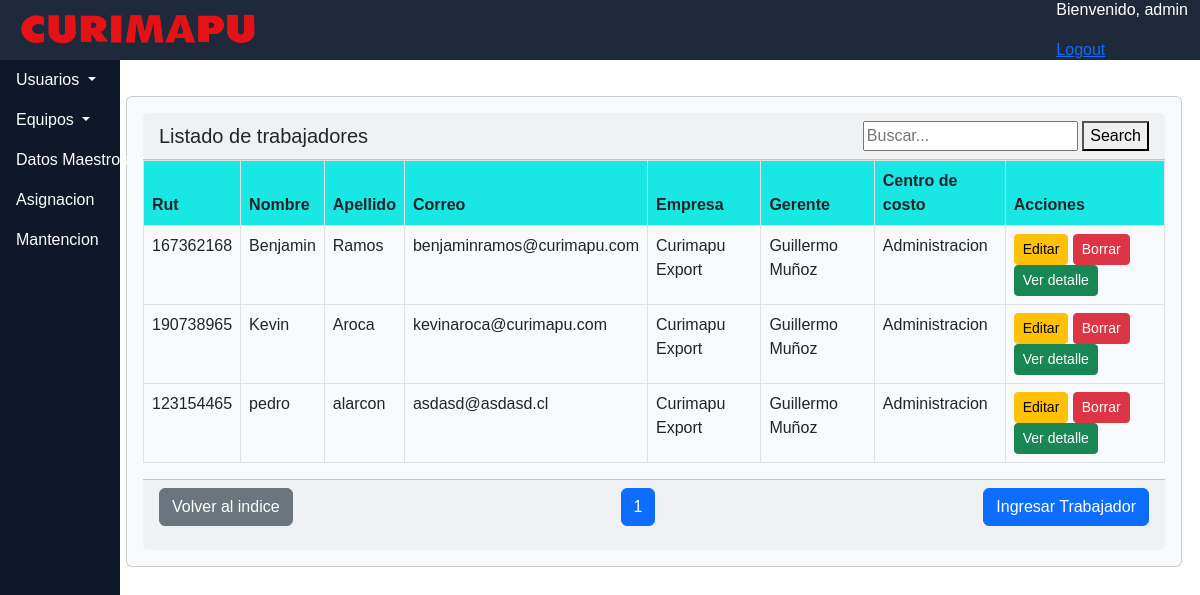
Page /dashboard/panel_usuarios.html (signed in) on the committed database.
### dashboard/models.py (models this page shows, shortened)
class  Usuarios(models.Model): #Editar Views and Forms.
    rut = models.CharField(max_length=10, null=False, blank=False, unique=True)
    nombre = models.CharField(max_length=30, null=False)
    apellido = models.CharField(max_length=20, null=False)
    correo = models.EmailField(max_length=50,null=True, blank=True)
    empresa = models.CharField(max_length=20)
    gerente = models.CharField(max_length=20)
    centro_de_costo = models.CharField(choices=listado_centrosdecostos, max_length=30, verbose_name='Centro de Costo')
    class Meta:
        verbose_name = "Trabajadores"
        ordering = ['nombre']

### dashboard/views.py (the view, shortened to what this page needs)
# urls.py: path('panel_usuarios.html',panel_usuarios.as_view(),name ='panel_usuarios'),
@method_decorator(login_required, name='dispatch')
class panel_usuarios(ListView):
    context_object_name = 'panel_usuarios'
    template_name = 'dashboard/panel_usuarios.html'
    paginate_by = 50
    search_form = SearchForm
    def get_queryset(self):
        queryset = Usuarios.objects.order_by('nombre')
        query = self.request.GET.get('query')
        return queryset
    def get_context_data(self, **kwargs):
        context = super(panel_usuarios, self).get_context_data(**kwargs)
        context['search_form'] = self.search_form(self.request.GET or None)
        return context

### dashboard/forms.py
class SearchForm(forms.Form):
    query = forms.CharField(label='', widget=forms.TextInput(attrs={'placeholder': 'Buscar...'}))

### dashboard/templates/dashboard/panel_usuarios.html (shortened to what this page needs)
{% extends "dashboard/base.html" %}
{% load crispy_forms_tags %}
{% load static %}
{% block content %}
    <div class="card text-dark bg-light mb-3">
        <div class="card-body">
          <div class="card-header d-flex justify-content-between align-items-center">
            <h5 class="mb-0">Listado de trabajadores</h5>
            <form method="GET" class="search-form">
              <input type="text" name="query" value="{{ search_form.value }}" placeholder="Buscar...">
              <button type="submit">Search</button>
          </form>
          </div>
            <div class="table-responsive" style="max-height: calc(100vh - 270px); overflow-y: auto;">
              <table class="table table-hover table-bordered">
                  <thead style="background-color: rgb(25, 231, 227);">
                        <tr>
                            <th>Rut</th>
                            <th>Nombre</th>
                            <th>Apellido</th>
                            <th>Correo</th>
                            <th>Empresa</th>
                            <th>Gerente</th>
                            <th>Centro de costo</th>
                            <th>Acciones</th>
                        </tr>
                    </thead>
                    <tbody>
                        {% for Usuarios in object_list %}
                        <tr class="table-hover">
                            <td>{{ Usuarios.rut }} </td>
                            <td>{{ Usuarios.nombre }}</td>
                            <td>{{ Usuarios.apellido }}</td>
                            <td>{{ Usuarios.correo }} </td>
                            <td>{{ Usuarios.empresa }}</td>
                            <td>{{ Usuarios.gerente }} </td>
                            <td>{{ Usuarios.centro_de_costo }} </td>
                            <td>
                                <a href="{% url "dashboard:edituser" Usuarios.pk %}" class="btn btn-warning btn-sm">Editar</a>
                                <a href="{% url "dashboard:deleteuser" Usuarios.pk %}" class="btn btn-danger btn-sm">Borrar</a>
                                <a href="{% url "dashboard:reporte" pk=Usuarios.pk %}" class="btn btn-success btn-sm">Ver detalle</a>
                            </td>
                        </tr>
                        {% endfor %}
                    </tbody>
                </table>
            </div>
          <div class="card-footer">
            <div class="pagination d-flex justify-content-between">
              <p>
                <a href="{% url "dashboard:index" %}" class="btn btn-secondary">Volver al indice</a>
            </p>
              <ul class="pagination">
                {% for num in page_obj.paginator.page_range %}
                  {% if page_obj.number == num %}
                    <li class="page-item active"><a class="page-link" href="?page={{ num }}">{{ num }}</a></li>
                  {% elif num > page_obj.number|add:'-3' and num < page_obj.number|add:'3' %}
                    <li class="page-item"><a class="page-link" href="?page={{ num }}">{{ num }}</a></li>
                  {% endif %}
                {% endfor %}
              </ul>
                <p>
                    <button type="button" class="btn btn-primary" onclick="location.href='{% url 'dashboard:newuser' %}'">Ingresar Trabajador</button>
                </p>
            </div>
      </div>
        </div>
{% endblock %}

### dashboard/templates/dashboard/base.html (shortened to what this page needs)
<!DOCTYPE html>
<html lang="es">
<html>
    <head>
        {% load static %}
            <link href="
            https://cdn.jsdelivr.net/npm/bootstrap@5.2.3/dist/css/bootstrap.min.css
            " rel="stylesheet">
    </head>
<body>
    <header>
        {% block header %}
        <nav class="navbar navbar-expand-lg navbar-dark fixed-top" style="background-color: rgb(30 41 59); z-index:2;">
            <div class="container-fluid">
                <a class="navbar-brand" href="{% url "dashboard:index" %}">
                        <img src="{% static '/img/logocurimapu.png' %}" alt="Curimapu" width="250px" height="40px">
                </a>
                <div class ="d-flex justify-content-between">
                  <div class = "ml-auto">
                  <p style="color: white;">Bienvenido, {{ request.user.username }}</p>
                  <a href="{% url 'dashboard:logout' %}">Logout</a>
                </div>
              </div>
                </div>
        </nav>
        {% endblock %}
    </header>
    {% block side %}
    <div class="sidebar">
      <ul class="nav flex-column">
        <li class="nav-item dropdown">
          <a class="nav-link dropdown-toggle" href="#" id="usuariosDropdown" role="button" data-bs-toggle="dropdown" aria-expanded="false">
            Usuarios
          </a>
        </li>
        <li class="nav-item dropdown">
          <a class="nav-link dropdown-toggle" href="#" id="equiposDropdown" role="button" data-bs-toggle="dropdown" aria-expanded="false">
            Equipos
          </a>
        </li>
        <li class="nav-item dropdown">
          <a class="nav-link dropdown-toggle" href="#" id="datosMaestrosDropdown" role="button" data-bs-toggle="dropdown" aria-expanded="false">
            Datos Maestros
          </a>
        </li>
        <li class="nav-item">
          <a class="nav-link" href="{% url "dashboard:panel_asignacion" %}">Asignacion</a>
        </li>
        <li class="nav-item">
          <a class="nav-link" href="{% url "dashboard:panel_mantencion" %}">Mantencion</a>
        </li>
      </ul>
    </div>
    {% endblock %}
    <main>
        {% block content %}{% endblock %}
    </main>
</body>
</html>

### dashboard/templates/dashboard/base.html (style rules this page uses)
body { font-family: 'OpenSans-Light', sans-serif; }
.sidebar { width: 12.5%; background-color: rgb(15, 23, 42); height: 100dvh; position: fixed; width: 10%; top: 1; left: 0; z-index: 1; }
.navbar { position: fixed; top: 0; left: 0%; width: 100%; height: 60px; z-index: 1; }
.nav-link { color: #fff; }
main { margin-top: 60px; margin-left: 10.5%; width: 88%; padding-top: 20px; z-index: 1; }

### rows in the picture
Usuarios: rut "167362168", nombre "Benjamin", apellido "Ramos", correo "benjaminramos@curimapu.com", empresa "Curimapu Export", gerente "Guillermo Muñoz", centro_de_costo "Administracion"
Usuarios: rut "190738965", nombre "Kevin", apellido "Aroca", correo "kevinaroca@curimapu.com", empresa "Curimapu Export", gerente "Guillermo Muñoz", centro_de_costo "Administracion"
Usuarios: rut "123154465", nombre "pedro", apellido "alarcon", correo "asdasd@asdasd.cl", empresa "Curimapu Export", gerente "Guillermo Muñoz", centro_de_costo "Administracion"

### other values in the picture
{{ request.user.username }} "admin"
{{ num }} "1"
